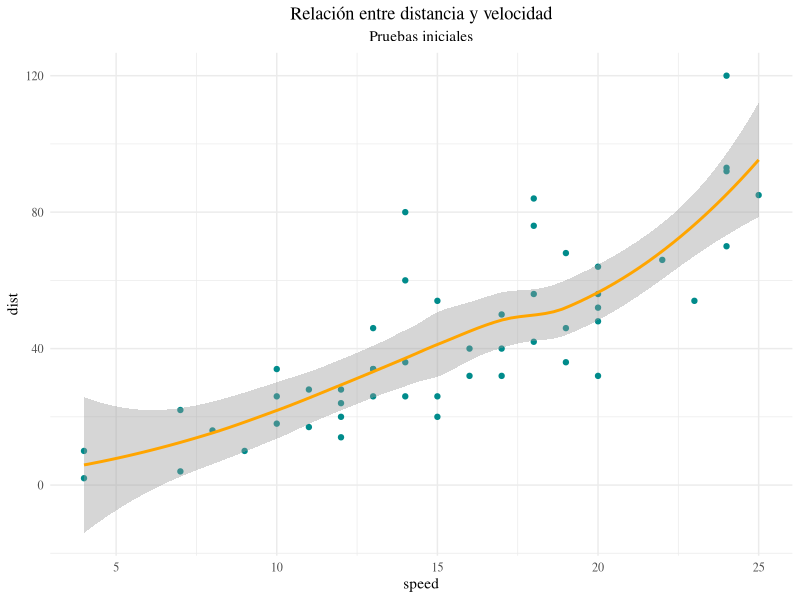

Reproduce this figure in R.
## ---- chunk 1
library(dplyr)
library(ggplot2)


cars %>% ggplot(aes(speed, dist))+
  geom_point(color = "cyan4", aplha = 0.4)+
  geom_smooth(color = "orange1")+
  labs(title = "Relación entre distancia y velocidad",
       subtitle = "Pruebas iniciales")+
  theme_minimal()+
  theme(text = element_text(family = "serif"),
        plot.title = element_text(hjust = 0.5),
        plot.subtitle = element_text(hjust = 0.5))
## ---- chunk 2
2+3
